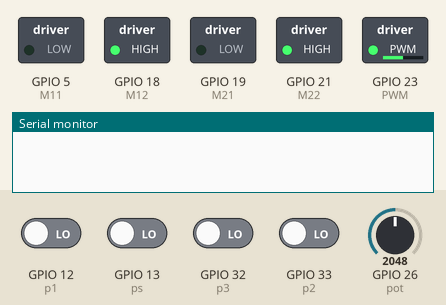
Bench run of a sketch on a simulated ESP32. On the bench: switched loads named in the sketch (green lamp = pin HIGH), the last lines printed to the serial monitor. Dashed ring = blinking. The inputs (shaded band) are chosen by the test bench; at power-on: GPIO 12 (p1), GPIO 13 (ps), GPIO 32 (p3), GPIO 33 (p2) LOW, GPIO 26 (pot) = 2048.

Above: at 1.2 s.
1.3 s: GPIO 13 (ps) driven HIGH
At 1.45 s:
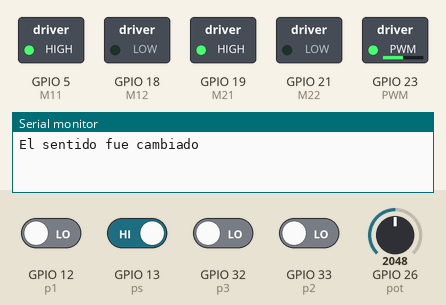
4.3 s: GPIO 12 (p1) driven HIGH
At 4.46 s:
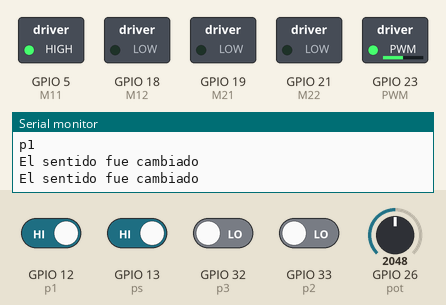
7.3 s: GPIO 26 (pot) set to 2866
At 7.47 s:
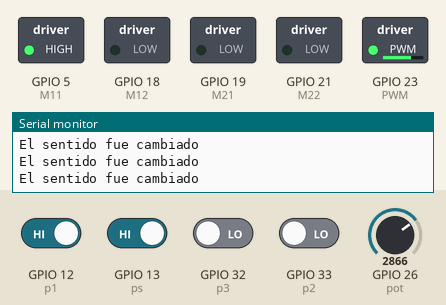
10.3 s: GPIO 33 (p2) driven HIGH
At 10.52 s:
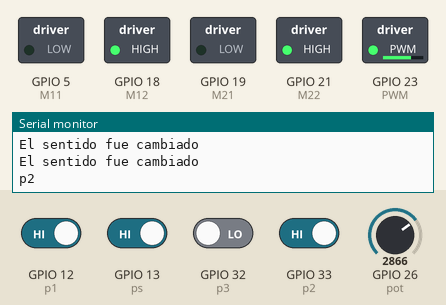
13.3 s: GPIO 26 (pot) set to 3603
At 13.73 s:
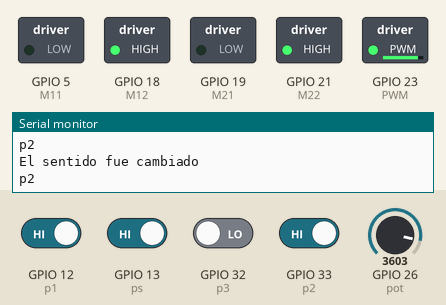
16.3 s: GPIO 26 (pot) set to 491
At 16.74 s:
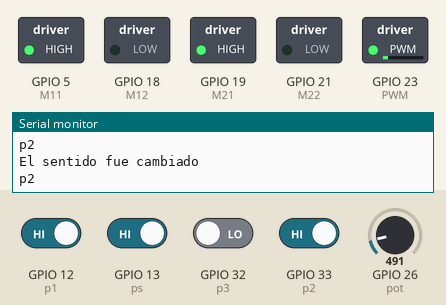
Timing chart, 0 to 20.3 s (numbered marks = the images above; inputs shaded):
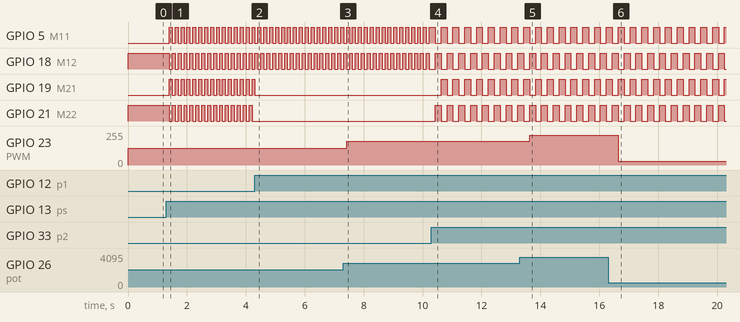

Measured:
- after the input at 1.3 s, GPIO 5 (M11), GPIO 18 (M12), GPIO 19 (M21), GPIO 21 (M22): alternates HIGH for 0.10 s and LOW for 0.10 s, starting after 0.10 s
- after the input at 4.3 s, GPIO 19 (M21): goes on until 4.3 s, then stays LOW; GPIO 21 (M22): stops changing and stays LOW
- after the input at 7.3 s, GPIO 23 (PWM): 127/255 → 177/255 after 0.12 s
- after the input at 10.3 s, GPIO 5 (M11), GPIO 18 (M12), GPIO 21 (M22): alternates HIGH for 0.20 s and LOW for 0.20 s, starting after 0.13 s; GPIO 19 (M21): alternates HIGH for 0.20 s and LOW for 0.20 s, starting after 0.33 s
- after the input at 13.3 s, GPIO 23 (PWM): 177/255 → 223/255 after 0.34 s
- after the input at 16.3 s, GPIO 23 (PWM): 223/255 → 30/255 after 0.34 s

The sketch:

Examencito.ino
```cpp
#include <Arduino.h>
// NOTA: Todos los #define referencian en numero al pin utilizado
// PLACA: ESP32 Dev Kit V1
// M1: Motor Izquierdo
// M2: Motor Derecho

// ENTRADAS
#define ps 13
#define p1 12
#define p2 33
#define p3 32
#define pot 26

// SALIDAS
#define M11 5
#define M12 18
#define M21 19
#define M22 21
#define PWM 23

// VARIABLES GLOBALES
// Determinaran la activacion, sentido y velocidad de los motores
float vel = 0;
bool m1 = true;
bool m2 = true;
bool sentido;

// Parametros para el pin analogico que determina la velocidad
const int frec = 1000;
const int canal = 0;
const int res = 8;

// FUNCIONES DE CADA BOTON
void metodo_ps() {
	sentido = !sentido;
	Serial.println("El sentido fue cambiado");
}
void metodo_p1() {
	m1 = true;
	m2 = false;
	Serial.println("p1");
}
void metodo_p2() {
	m1 = 1;
	m2 = 1;
	Serial.println("p2");
}
void metodo_p3() {
	m1 = false;
	m2 = true;
	Serial.println("p3");
}

// FUNCION DE CONTROL DE MOTORES
void motor(float vel, bool m1, bool m2, bool sentido) {

	// Definicion del Sentido
	int valor1 = 0;
	int valor2 = 1;

	if (sentido) {
		valor1 = 1;
		valor2 = 0;
	} else {
		valor1 = 0;
		valor2 = 1;
	}

	// Motor 1
	if (m1) {
		digitalWrite(M11, valor1);
		digitalWrite(M12, valor2);
		ledcWrite(canal, vel);
	} else {
		digitalWrite(M11, 0);
		digitalWrite(M12, 0);
	}

	// Motor 2
	if (m2) {
		digitalWrite(M21, valor1);
		digitalWrite(M22, valor2);
		ledcWrite(canal, vel);
	} else {
		digitalWrite(M21, 0);
		digitalWrite(M22, 0);
	}
}


void setup() {

	// DECLARACION DE ENTRADAS
	pinMode(p1, INPUT);
	attachInterrupt(digitalPinToInterrupt(p1),metodo_p1, RISING);
	pinMode(p2, INPUT);
	pinMode(p3, INPUT);
	attachInterrupt(digitalPinToInterrupt(p3),metodo_p3, RISING);
	pinMode(pot, INPUT);
	//DECLARACION DE SALIDAS
	pinMode(M11, OUTPUT);
	pinMode(M12, OUTPUT);
	pinMode(M21, OUTPUT);
	pinMode(M22, OUTPUT);

	pinMode(PWM, OUTPUT);
	ledcSetup(canal, frec, res);
	ledcAttachPin(PWM, canal);
	analogSetAttenuation(ADC_11db);

	Serial.begin(115200);

}

void loop() {

	// RAZON DE LA VELOCIDAD 255 / 4095 = 0.06227
	vel = analogRead(pot) * 0.06227;

	// Se lee el estado del pulsador PS
	if (digitalRead(ps) == 1) {
		delay(100);
		if (digitalRead(ps) == 1) {
			metodo_ps();
		}
	}

	// Se lee el estado del pulsador P2
	if (digitalRead(p2) == 1) {
		delay(100);
		if (digitalRead(p2) == 1) {
			metodo_p2();
		}
	}

	// Se hace la magia del motor
	motor(vel, m1, m2, sentido);

}
```
